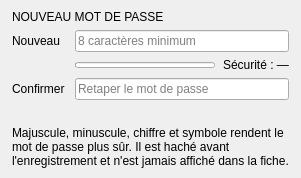
                                            <widget class="QFrame" name="cadreMotDePasseEmploye">
                                              <property name="variante" stdset="0">
                                                <string notr="true">motDePasse</string>
                                              </property>
                                              <layout class="QVBoxLayout" name="layoutMotDePasseEmploye">
                                                <property name="spacing">
                                                  <number>6</number>
                                                </property>
                                                <property name="leftMargin">
                                                  <number>12</number>
                                                </property>
                                                <property name="topMargin">
                                                  <number>10</number>
                                                </property>
                                                <property name="rightMargin">
                                                  <number>12</number>
                                                </property>
                                                <property name="bottomMargin">
                                                  <number>10</number>
                                                </property>
                                                <item>
                                                  <widget class="QLabel" name="lblTitreMotDePasseEmploye">
                                                    <property name="text">
                                                      <string>NOUVEAU MOT DE PASSE</string>
                                                    </property>
                                                    <property name="variante" stdset="0">
                                                      <string notr="true">petitTitre</string>
                                                    </property>
                                                  </widget>
                                                </item>
                                                <item>
                                                  <layout class="QFormLayout" name="formMotDePasseEmploye">
                                                    <property name="horizontalSpacing">
                                                      <number>10</number>
                                                    </property>
                                                    <property name="verticalSpacing">
                                                      <number>6</number>
                                                    </property>
                                                    <item row="0" column="0">
                                                      <widget class="QLabel" name="lblMotDePasseEmploye">
                                                        <property name="text">
                                                          <string>Nouveau</string>
                                                        </property>
                                                        <property name="variante" stdset="0">
                                                          <string notr="true">libelle</string>
                                                        </property>
                                                      </widget>
                                                    </item>
                                                    <item row="0" column="1">
                                                      <widget class="QLineEdit" name="txtMotDePasseEmploye">
                                                        <property name="echoMode">
                                                          <enum>QLineEdit::Password</enum>
                                                        </property>
                                                        <property name="placeholderText">
                                                          <string>8 caractères minimum</string>
                                                        </property>
                                                      </widget>
                                                    </item>
                                                    <item row="1" column="1">
                                                      <layout class="QHBoxLayout" name="layoutForceMotDePasseEmploye">
                                                        <property name="spacing">
                                                          <number>8</number>
                                                        </property>
                                                        <item>
                                                          <widget class="QProgressBar" name="jaugeForceMotDePasseEmploye">
                                                            <property name="maximum">
                                                            <number>5</number>
                                                            </property>
                                                            <property name="value">
                                                            <number>0</number>
                                                            </property>
                                                            <property name="textVisible">
                                                            <bool>false</bool>
                                                            </property>
                                                            <property name="variante" stdset="0">
                                                            <string notr="true">rouge</string>
                                                            </property>
                                                            <property name="maximumSize">
                                                            <size>
                                                            <width>16777215</width>
                                                            <height>6</height>
                                                            </size>
                                                            </property>
                                                          </widget>
                                                        </item>
                                                        <item>
                                                          <widget class="QLabel" name="lblForceMotDePasseEmploye">
                                                            <property name="text">
                                                            <string>Sécurité : —</string>
                                                            </property>
                                                            <property name="variante" stdset="0">
                                                            <string notr="true">forceMotDePasse</string>
                                                            </property>
                                                          </widget>
                                                        </item>
                                                      </layout>
                                                    </item>
                                                    <item row="2" column="0">
                                                      <widget class="QLabel" name="lblConfirmationEmploye">
                                                        <property name="text">
                                                          <string>Confirmer</string>
                                                        </property>
                                                        <property name="variante" stdset="0">
                                                          <string notr="true">libelle</string>
                                                        </property>
                                                      </widget>
                                                    </item>
                                                    <item row="2" column="1">
                                                      <widget class="QLineEdit" name="txtConfirmationMotDePasseEmploye">
                                                        <property name="echoMode">
                                                          <enum>QLineEdit::Password</enum>
                                                        </property>
                                                        <property name="placeholderText">
                                                          <string>Retaper le mot de passe</string>
                                                        </property>
                                                      </widget>
                                                    </item>
                                                    <item row="3" column="1">
                                                      <widget class="QLabel" name="lblCorrespondanceEmploye">
                                                        <property name="text">
                                                          <string />
                                                        </property>
                                                        <property name="variante" stdset="0">
                                                          <string notr="true">correspondance</string>
                                                        </property>
                                                        <property name="wordWrap">
                                                          <bool>true</bool>
                                                        </property>
                                                      </widget>
                                                    </item>
                                                  </layout>
                                                </item>
                                                <item>
                                                  <widget class="QLabel" name="lblNoteMotDePasseEmploye">
                                                    <property name="text">
                                                      <string>Majuscule, minuscule, chiffre et symbole rendent le mot de passe plus sûr. Il est haché avant l'enregistrement et n'est jamais affiché dans la fiche.</string>
                                                    </property>
                                                    <property name="variante" stdset="0">
                                                      <string notr="true">note</string>
                                                    </property>
                                                    <property name="wordWrap">
                                                      <bool>true</bool>
                                                    </property>
                                                  </widget>
                                                </item>
                                              </layout>
                                            </widget>
